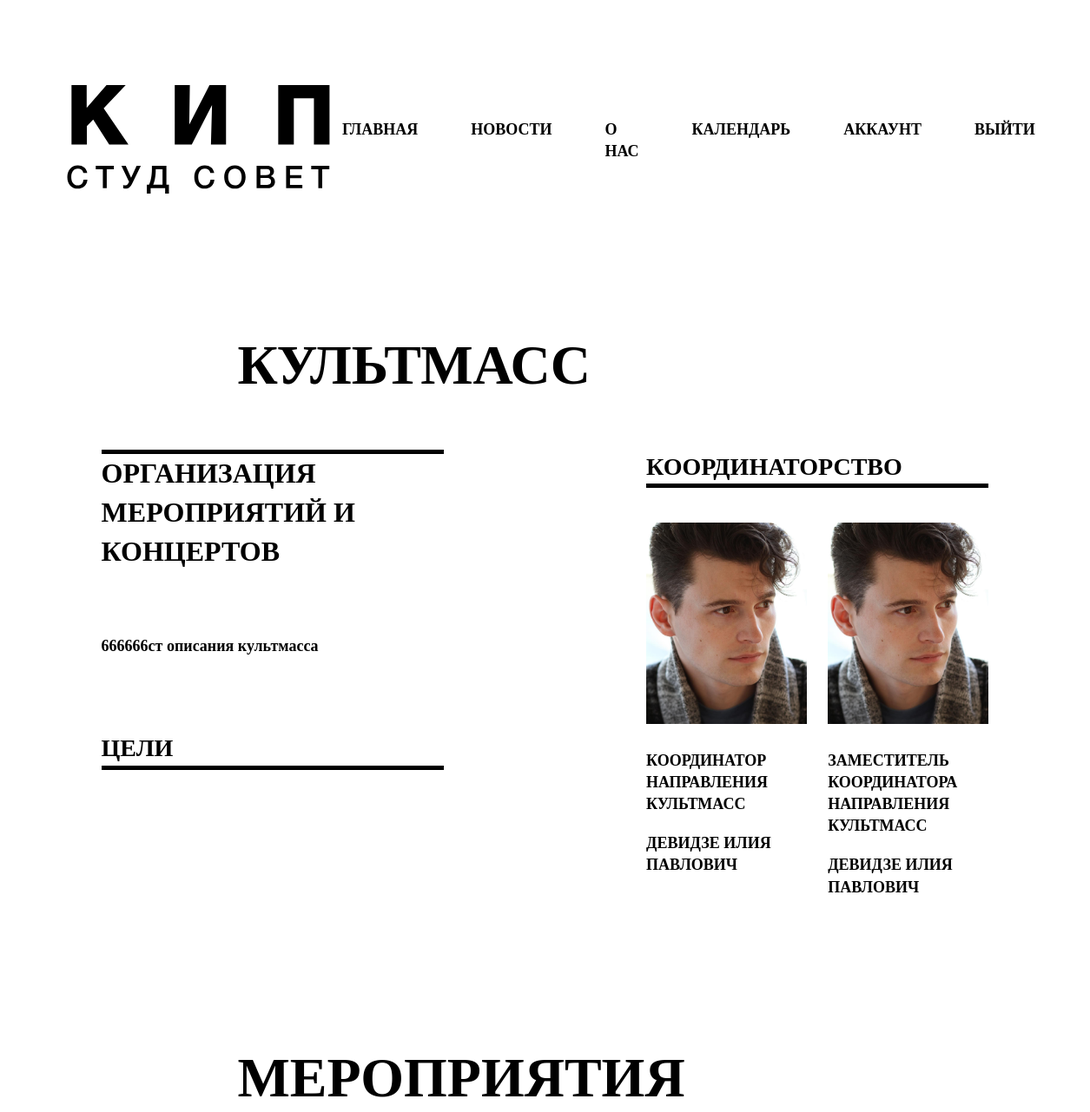
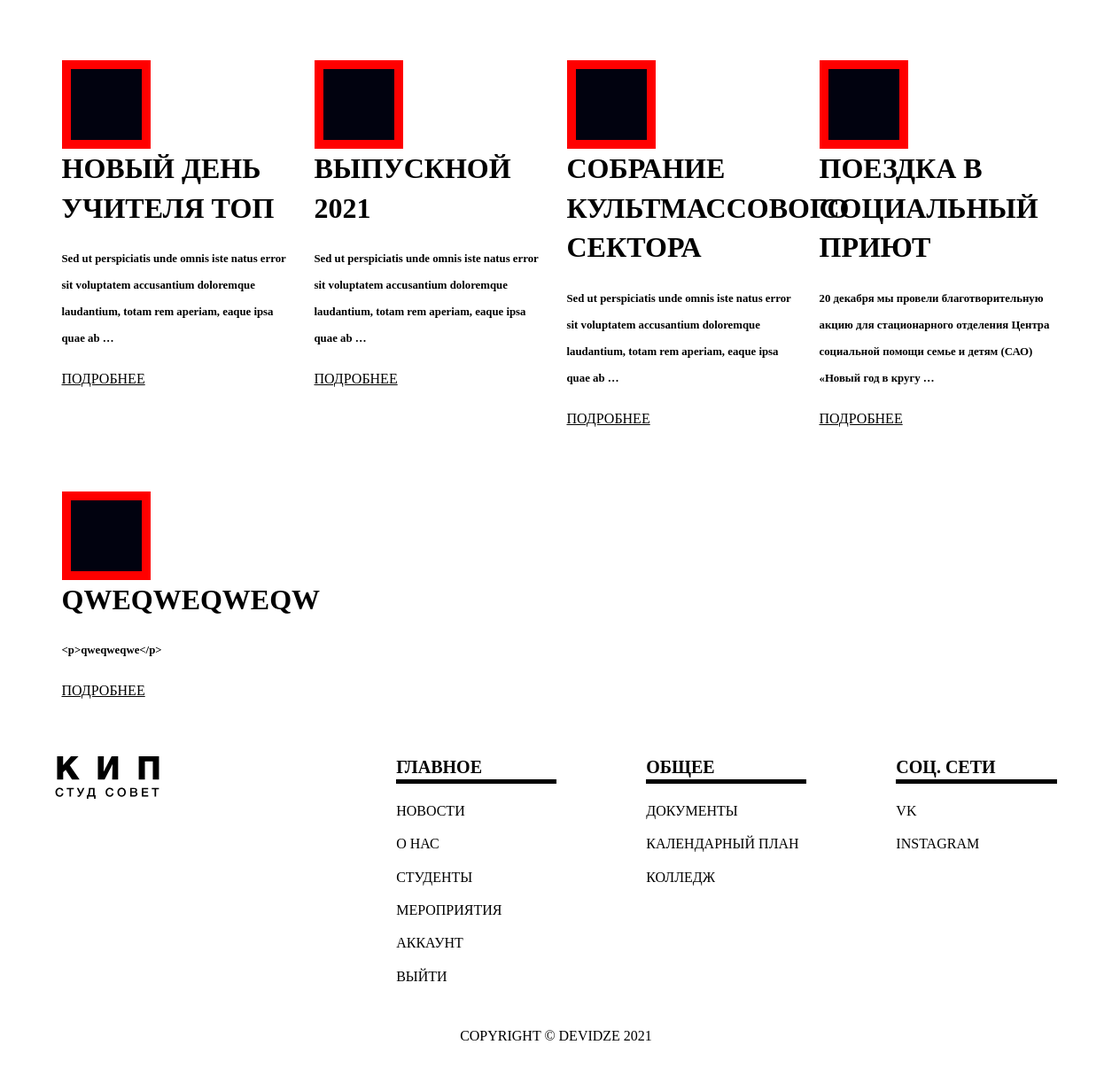
The page /direction/8/ (signed in) on the database its author committed (2 pictures, top to bottom).
### accounts/models.py (models this page shows, shortened)
class About(models.Model):
    tags        = models.ForeignKey(Tag, null = True, blank = True, on_delete = models.SET_NULL)
    goals       = RichTextField(max_length=200, blank=True, null=True)
    main_text   = RichTextField(max_length=300, blank=True, null=True)
    text        = RichTextField(max_length=1000, blank=True, null=True)
    result      = RichTextField(max_length=500, blank=True, null=True)

class Tag(models.Model):
    name        = models.CharField(max_length=200, null=True)
    def __str__(self):
        return self.name

class ListDirection(models.Model):
    STATUS = (
            ('Участник', 'Участник'),
            ('Правление', 'Правление')
    )
    tags        = models.ForeignKey(Tag, null=True, on_delete=models.SET_NULL)
    user        = models.ForeignKey(Student, null=True, on_delete=models.SET_NULL)
    status      = models.CharField(max_length=200, blank=True, null=True, choices=STATUS)
    role        = models.CharField(max_length=200, blank=True, null=True)
    date_created= models.DateTimeField(auto_now_add=True, null=True)

class Student(models.Model):
    user        = models.OneToOneField(User, null=True, on_delete=models.CASCADE)
    group       = models.ForeignKey(Company, null=True, on_delete=models.SET_NULL)
    fio         = models.CharField(max_length=200, null=True)
    phone       = models.CharField(max_length=200, null=True)
    birthday    = models.DateField(null=True)
    profile_pic = models.ImageField(default='avatar.png', null=True, blank=True)
    vk_url      = models.CharField(max_length=200, blank=True, null=True)
    instagram_url   = models.CharField(max_length=200, blank=True, null=True)
    date_created= models.DateTimeField(auto_now_add=True, null=True)
    def __str__(self):
        return str(self.fio)

class New(models.Model):
    tags        = models.ForeignKey(Tag, null = True, blank = True, on_delete = models.SET_NULL)
    event       = models.ForeignKey(Event, blank=True, null=True, on_delete=models.SET_NULL)
    name        = models.CharField(max_length=200,  blank=True, null=True)
    main_text   = RichTextField(max_length=300, blank=True, null=True)
    text        = RichTextField(max_length=1000, blank=True, null=True)
    link        = models.CharField(max_length=200, blank=True, null=True)
    photo       = models.ImageField(default='rec.png', null=True, blank=True)
    date_created     = models.DateTimeField(auto_now_add=True, null=True)

### accounts/views.py (the view)
# urls.py: path('direction/<str:tags>/', views.direction, name="direction"),
def direction(request, tags):
    news = New.objects.filter(tags=tags)
    users = ListDirection.objects.filter(tags=tags)
    text_about = About.objects.filter(tags=tags).last()
    context = {
    'news':news, 'users':users, 'text_about':text_about
    }
    return render(request, 'accounts/pages/direction.html', context)

### accounts/templates/accounts/pages/direction.html (shortened to what this page needs)
{% extends 'accounts/main.html' %}
{% load static %}
{% block content %}
<section class="promo row" id="id_info">
    <div class="col-12 col-sm-7 promo-header">
        {{text_about.tags}}
    </div>
</section>
<section class="info row">
    <div class="col-1 col-xs-0 col-sm-1"></div>
    <div class="col-xs-6 col-sm-10 col-md-5 col-lg-4 info-boxes">
        <div class="row">
            <div class="info-box">
                <div class="info-author-header">{{text_about.goals}}</div>
                <div class="info-text">{{text_about.main_text}}</div>
            </div>
            <div class="info-box">
                <div class="box-header">Цели </div>
            </div>
        </div>
    </div>
    <div class="col-xs-0 col-sm-2 col-md-1 col-lg-2"></div>
    <div class="col-xs-12 col-sm-8 col-md-4 col-lg-4 info-users">
        <div class="box-header">Координаторство</div>
        <div class="row">
            {% for user in users %}
            {% if user.status == "Правление" %}
            <div class="col-xs-12 col-sm-12 col-md-12 col-lg-6 info-user">
                <img class="img-fluid" src="{{user.user.profile_pic.url}}" alt="">
                <div class="info-role">{{user.role}}</div>
                <div class="info-fio">{{user.user}}</div>
            </div>
            {% endif %}
            {% endfor %}
        </div>
    </div>
    <div class="col-xs-1 col-sm-1 col-md-1"></div>
</section>
<section class="promo row" id="id_events">
    <div class="col-12 col-sm-7 promo-header">
        Мероприятия
    </div>
</section>
<div class="container">
    <section class="direction row">
        {% for post in news %}
        <div class="col-12 col-sm-12 col-md-6 col-lg-3 event">
            <img class="img-fluid event-image" src="{% static 'images/rec.png' %}" alt="">
            <div class="event-header">{{post.name}}</div>
            <div class="event-text">{{post.main_text | truncatewords:20 }}</div>
            <div class="event-more"><a class="nav-item-link" href="{% url 'news_about' post.id %}">Подробнее</a></div>
        </div>
        {% endfor %}
    </section>
</div>
{% endblock %}

### static/css/styles.css (style rules this page uses)
body { min-width: 400px; }
@media all { .box-header { margin-bottom: 40px; } }
@media all { .promo { margin-bottom: 50px; display: flex; justify-content: center; } }
@media all { .event-text { margin-top: 20px; } }
@media all { .event-image { object-fit: cover; width: 900px; height: 450px; object-fit: cover; } }
@media all { .event-more { margin-top: 20px; margin-bottom: 60px; } }
@media all { .info { margin-bottom: 100px; } }
@media all { .info-author-header { margin-bottom: 90px; } }
@media all { .info-box { margin-bottom: 50px; } }
@media all { .info-user { margin-bottom: 60px; } }
@media all { .info-role { margin-top: 30px; } }
@media all { .info-fio { margin-top: 20px; } }
@media all { .event-image { object-fit: cover; width: 900px; height: 300px; } }
@media (max-width: 3840px) { .info { margin-bottom: 100px; } }
@media (max-width: 3840px) { .info-box { margin-bottom: 100px; } }
@media (max-width: 1440px) { .info { margin-bottom: 100px; } }
@media (max-width: 1440px) { .info-box { margin-bottom: 50px; } }
@media (max-width: 1440px) { .info-text { margin-top: -20px; margin-bottom: 30px; } }

### accounts/templates/accounts/pages/direction.html (style rules this page uses)
.event-image { border: 10px red solid; object-fit: cover; width: 100px; height: 100px; }

### rows shown on the page
About: tags "КУЛЬТМАСС", goals "ОРГАНИЗАЦИЯ МЕРОПРИЯТИЙ И КОНЦЕРТОВ", main_text "666666ст описания культмасса"
ListDirection: user.profile_pic (picture), role "КООРДИНАТОР НАПРАВЛЕНИЯ КУЛЬТМАСС", user "ДЕВИДЗЕ ИЛИЯ ПАВЛОВИЧ"
ListDirection: user.profile_pic (picture), role "ЗАМЕСТИТЕЛЬ КООРДИНАТОРА НАПРАВЛЕНИЯ КУЛЬТМАСС", user "ДЕВИДЗЕ ИЛИЯ ПАВЛОВИЧ"
New: name "НОВЫЙ ДЕНЬ УЧИТЕЛЯ ТОП", main_text "Sed ut perspiciatis unde omnis iste natus error sit voluptatem accusantium doloremque laudantium, totam rem aperiam, eaque ipsa quae ab …"
New: name "ВЫПУСКНОЙ 2021", main_text "Sed ut perspiciatis unde omnis iste natus error sit voluptatem accusantium doloremque laudantium, totam rem aperiam, eaque ipsa quae ab …"
New: name "СОБРАНИЕ КУЛЬТМАССОВОГО СЕКТОРА", main_text "Sed ut perspiciatis unde omnis iste natus error sit voluptatem accusantium doloremque laudantium, totam rem aperiam, eaque ipsa quae ab …"
New: name "ПОЕЗДКА В СОЦИАЛЬНЫЙ ПРИЮТ", main_text "20 декабря мы провели благотворительную акцию для стационарного отделения Центра социальной помощи семье и детям (САО) «Новый год в кругу …"
New: name "QWEQWEQWEQW", main_text "<p>qweqweqwe</p>"
